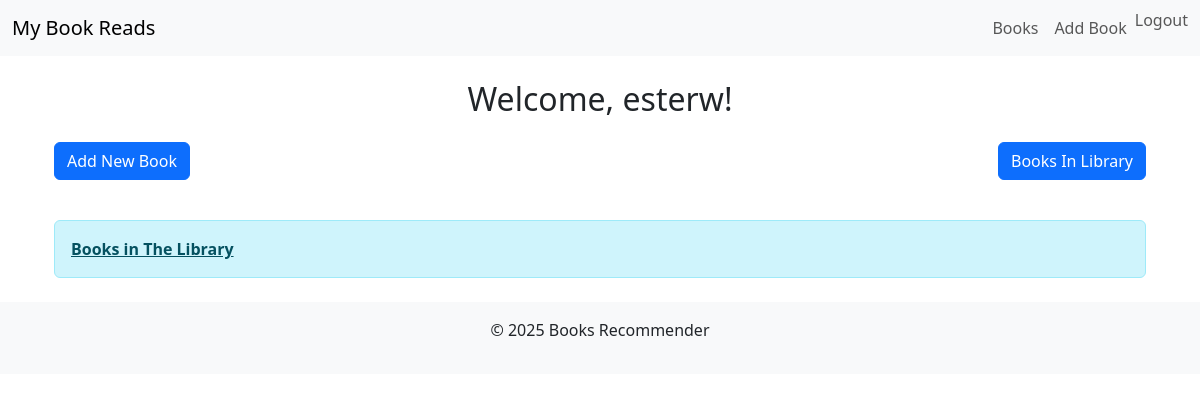
Page /books/ (signed in) on the earlier database version.
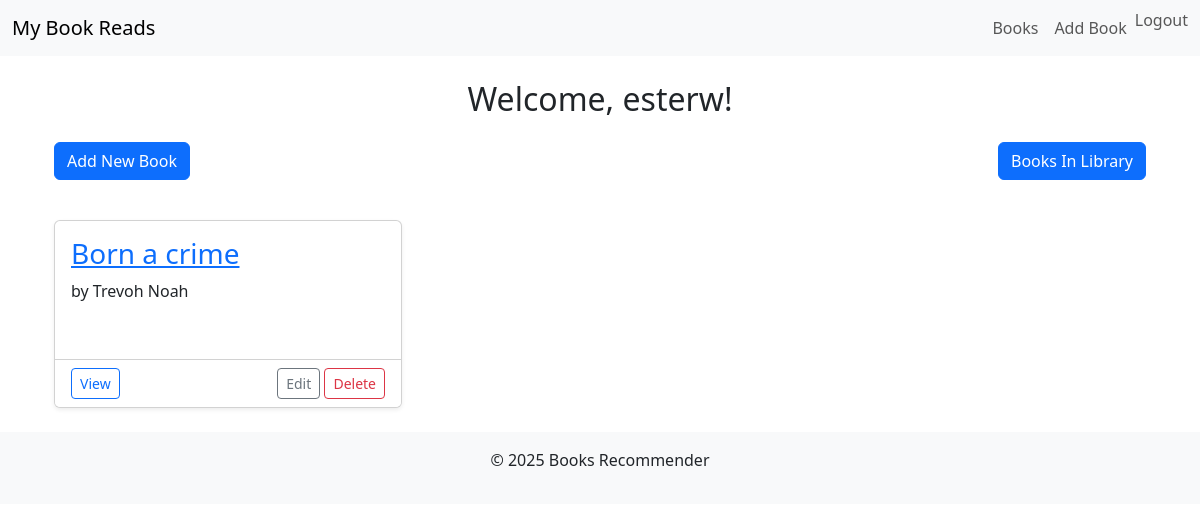
Same page on the later database version.
### books/models.py (models this page shows)
class Book(models.Model):
    STATUS_CHOICES = (
        ('reading', 'Currently Reading'),
        ('completed', 'Completed'),
        ('want_to_read', 'Want to Read'),
    )
    user = models.ForeignKey(User, on_delete=models.CASCADE, related_name='books')
    title = models.CharField(max_length=255)
    author = models.CharField(max_length=255)
    isbn = models.CharField(max_length=13, db_index=True, blank=True)
    total_pages = models.PositiveIntegerField(null=True, blank=True)
    current_page = models.PositiveIntegerField(default=0)
    status = models.CharField(
        max_length=20,
        choices=STATUS_CHOICES,
        default='want_to_read'
    )
    date_added = models.DateTimeField(auto_now_add=True)
    last_updated = models.DateTimeField(auto_now=True)
    class Meta:
        ordering = ['-date_added']
        unique_together = ['user', 'title', 'author']
        verbose_name = 'Book'

### books/views.py (the view)
# urls.py: path("books/", BookListView.as_view(), name="book_list"),
class BookListView(ListView):
    model = Book
    template_name = "book_list.html"
    context_object_name = "books"
    paginate_by = 10  # Number of books per page
    def get_queryset(self):
        if self.request.user.is_authenticated:
            return Book.objects.filter(user=self.request.user)
        else:
            return Book.objects.all()

### books/templates/books/book_list.html (shortened to what this page needs)
{% extends "books/base.html" %}
{% block content %}
<div class="container mt-4">
    <div class="d-flex justify-content-between align-items-center mb-4">
  {% if user.is_authenticated %}
    <p><a href="{% url 'book-add' %}" class="btn btn-primary">Add New Book</a></p>
    <p><a href="{% url 'all_list' %}" class="btn btn-primary">Books In Library</a></p>
{% endif %}
    </div>
    {% if books %}
    <div class="row row-cols-1 row-cols-md-2 row-cols-lg-3 g-4">
        {% for book in books %}
        <div class="col">
            <div class="card h-100 shadow-sm">
                <div class="card-body">
                    <h3 class="card-title">
                        <a href="{% url 'book_detail' book.pk %}">{{ book.title }}</a>
                    </h3>
                    <p class="card-text">by {{ book.author }}</p>
                    <div class="mt-3">
                        <span class="badge bg-{{ book.status_class }}">
                        </span>
                    </div>
                </div>
                <div class="card-footer bg-white">
                    <div class="d-flex justify-content-between">
                        <a href="{% url 'book_detail' book.pk %}"
                           class="btn btn-sm btn-outline-primary">
                             View
                        </a>
                        {% if user.is_authenticated and book.user == user %}
                        <div>
                            <a href="{% url 'book-edit' book.pk %}"
                               class="btn btn-sm btn-outline-secondary">
                                 Edit
                            </a>
                            <a href="{% url 'book-delete' book.pk %}"
                               class="btn btn-sm btn-outline-danger">
                                 Delete
                            </a>
                        </div>
                        {% endif %}
                    </div>
                </div>
            </div>
        </div>
        {% endfor %}
    </div>
          {% else %}
        {% if user.is_authenticated %}
    <div class="alert alert-info mt-4">
        <a href="{% url 'all_list' %}" class="alert-link">Books in The Library</a><br>
        {% else %}
            <a href="{% url 'login' %}" class="alert-link">Log in</a> to add books.
        {% endif %}
    </div>
    {% endif %}
</div>
{% endblock %}

Differences in the rows shown:
added Book: title "Born a crime", author "Trevoh Noah", shows "Edit"
Other differences:
text no longer shown: "Books in The Library"
